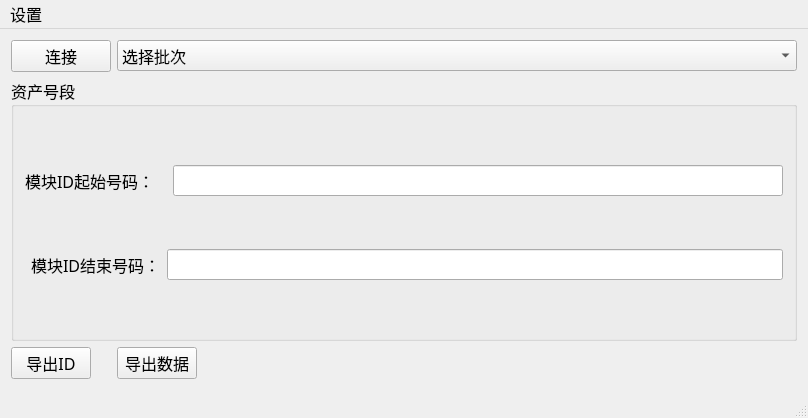
<?xml version="1.0" encoding="UTF-8"?>
<ui version="4.0">
 <class>MainWindow</class>
 <widget class="QMainWindow" name="MainWindow">
  <property name="geometry">
   <rect>
    <x>0</x>
    <y>0</y>
    <width>808</width>
    <height>418</height>
   </rect>
  </property>
  <property name="sizePolicy">
   <sizepolicy hsizetype="Maximum" vsizetype="Maximum">
    <horstretch>0</horstretch>
    <verstretch>200</verstretch>
   </sizepolicy>
  </property>
  <property name="minimumSize">
   <size>
    <width>800</width>
    <height>0</height>
   </size>
  </property>
  <property name="windowTitle">
   <string>MainWindow</string>
  </property>
  <property name="windowIcon">
   <iconset>
    <normaloff>niu.png</normaloff>niu.png</iconset>
  </property>
  <widget class="QWidget" name="centralWidget">
   <layout class="QGridLayout" name="gridLayout">
    <item row="0" column="0">
     <widget class="QPushButton" name="Button_connect">
      <property name="minimumSize">
       <size>
        <width>100</width>
        <height>0</height>
       </size>
      </property>
      <property name="maximumSize">
       <size>
        <width>80</width>
        <height>16777215</height>
       </size>
      </property>
      <property name="font">
       <font>
        <family>Microsoft YaHei UI Light</family>
        <pointsize>12</pointsize>
       </font>
      </property>
      <property name="text">
       <string>连接</string>
      </property>
     </widget>
    </item>
    <item row="2" column="0">
     <widget class="QPushButton" name="Button_export">
      <property name="maximumSize">
       <size>
        <width>80</width>
        <height>16777215</height>
       </size>
      </property>
      <property name="font">
       <font>
        <family>Microsoft YaHei UI Light</family>
        <pointsize>12</pointsize>
       </font>
      </property>
      <property name="text">
       <string>导出ID</string>
      </property>
     </widget>
    </item>
    <item row="2" column="1">
     <widget class="QPushButton" name="Button_exportdata">
      <property name="font">
       <font>
        <family>Microsoft YaHei UI Light</family>
        <pointsize>12</pointsize>
       </font>
      </property>
      <property name="text">
       <string>导出数据</string>
      </property>
     </widget>
    </item>
    <item row="2" column="2">
     <spacer name="horizontalSpacer">
      <property name="orientation">
       <enum>Qt::Horizontal</enum>
      </property>
      <property name="sizeHint" stdset="0">
       <size>
        <width>40</width>
        <height>20</height>
       </size>
      </property>
     </spacer>
    </item>
    <item row="1" column="0" colspan="3">
     <widget class="QGroupBox" name="groupBox">
      <property name="font">
       <font>
        <family>微软雅黑 Light</family>
        <pointsize>12</pointsize>
       </font>
      </property>
      <property name="title">
       <string>资产号段</string>
      </property>
      <layout class="QGridLayout" name="gridLayout_2">
       <item row="2" column="1">
        <widget class="QLabel" name="label_2">
         <property name="font">
          <font>
           <family>Microsoft YaHei UI Light</family>
           <pointsize>12</pointsize>
          </font>
         </property>
         <property name="text">
          <string>模块ID结束号码：</string>
         </property>
        </widget>
       </item>
       <item row="2" column="3" colspan="2">
        <widget class="QLineEdit" name="Edit_MidEnd">
         <property name="font">
          <font>
           <family>Microsoft YaHei UI Light</family>
           <pointsize>12</pointsize>
          </font>
         </property>
        </widget>
       </item>
       <item row="0" column="4">
        <widget class="QLineEdit" name="Edit_MidStart">
         <property name="font">
          <font>
           <family>Microsoft YaHei UI Light</family>
           <pointsize>12</pointsize>
          </font>
         </property>
        </widget>
       </item>
       <item row="0" column="0" colspan="2">
        <widget class="QLabel" name="label">
         <property name="font">
          <font>
           <family>Microsoft YaHei UI Light</family>
           <pointsize>12</pointsize>
          </font>
         </property>
         <property name="text">
          <string>模块ID起始号码：</string>
         </property>
        </widget>
       </item>
      </layout>
     </widget>
    </item>
    <item row="0" column="1" colspan="2">
     <widget class="MyQComboBox" name="cBox_pc_filter">
      <property name="minimumSize">
       <size>
        <width>180</width>
        <height>0</height>
       </size>
      </property>
      <property name="font">
       <font>
        <family>Microsoft YaHei UI Light</family>
        <pointsize>12</pointsize>
       </font>
      </property>
      <item>
       <property name="text">
        <string>选择批次</string>
       </property>
      </item>
     </widget>
    </item>
   </layout>
  </widget>
  <widget class="QMenuBar" name="menuBar">
   <property name="geometry">
    <rect>
     <x>0</x>
     <y>0</y>
     <width>808</width>
     <height>33</height>
    </rect>
   </property>
   <property name="font">
    <font>
     <pointsize>12</pointsize>
    </font>
   </property>
   <widget class="QMenu" name="menu">
    <property name="title">
     <string>设置</string>
    </property>
    <addaction name="actionset"/>
    <addaction name="actionexit"/>
   </widget>
   <addaction name="menu"/>
  </widget>
  <widget class="QStatusBar" name="statusBar">
   <property name="font">
    <font>
     <family>Microsoft YaHei UI Light</family>
     <pointsize>12</pointsize>
    </font>
   </property>
  </widget>
  <action name="actionset">
   <property name="text">
    <string>数据库</string>
   </property>
   <property name="shortcut">
    <string>Ctrl+E</string>
   </property>
  </action>
  <action name="actionexit">
   <property name="text">
    <string>退出</string>
   </property>
  </action>
  <action name="action">
   <property name="checkable">
    <bool>true</bool>
   </property>
   <property name="text">
    <string>筛选</string>
   </property>
   <property name="toolTip">
    <string>筛选</string>
   </property>
   <property name="shortcut">
    <string>S</string>
   </property>
  </action>
 </widget>
 <layoutdefault spacing="6" margin="11"/>
 <customwidgets>
  <customwidget>
   <class>MyQComboBox</class>
   <extends>QComboBox</extends>
   <header>myqcombobox</header>
  </customwidget>
 </customwidgets>
 <resources/>
 <connections/>
</ui>
